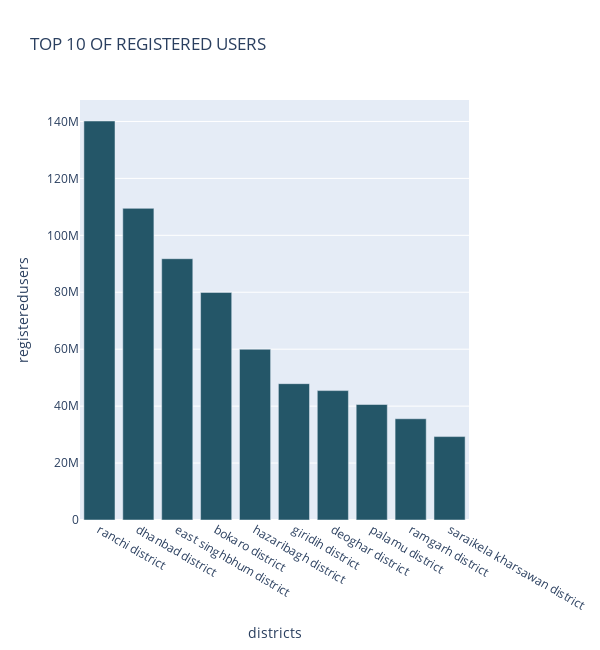
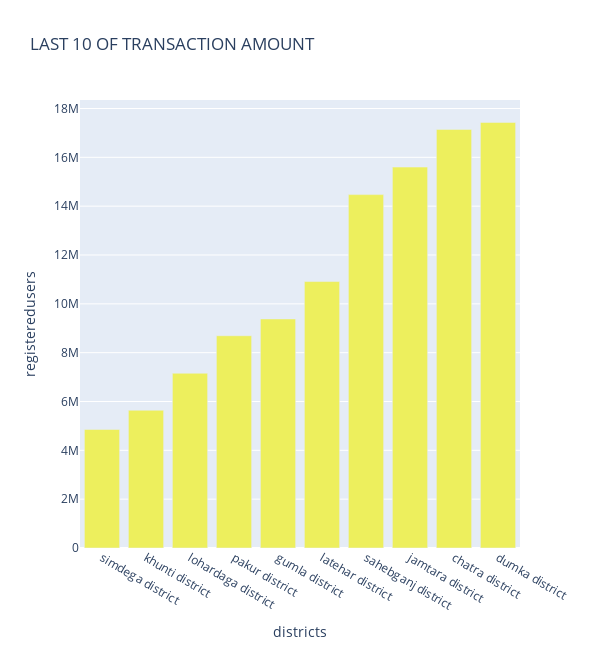

The notebook cell these images were saved under, in order:
### Code cell
top_chart_registered_users("map_user","Jharkhand")

### Figure 1 — Plotly figure (JSON) as saved in the notebook; plotly's stock layout.template omitted (floating-point values rounded to 4 significant figures)
{"data": [{"alignmentgroup": "True", "hovertemplate": "<b>%{hovertext}</b><br><br>districts=%{x}<br>registeredusers=%{y}<extra></extra>", "hovertext": ["ranchi district", "dhanbad district", "east singhbhum district", "bokaro district", "hazaribagh district", "giridih district", "deoghar district", "palamu district", "ramgarh district", "saraikela kharsawan district"], "legendgroup": "", "marker": {"color": "rgb(36, 86, 104)", "pattern": {"shape": ""}}, "name": "", "offsetgroup": "", "orientation": "v", "showlegend": false, "textposition": "auto", "type": "bar", "x": ["ranchi district", "dhanbad district", "east singhbhum district", "bokaro district", "hazaribagh district", "giridih district", "deoghar district", "palamu district", "ramgarh district", "saraikela kharsawan district"], "xaxis": "x", "y": [140160363, 109470102, 91784420, 79955722, 59980242, 47889555, 45462550, 40573582, 35563640, 29298815], "yaxis": "y"}], "layout": {"barmode": "relative", "height": 650, "legend": {"tracegroupgap": 0}, "title": {"text": "TOP 10 OF REGISTERED USERS"}, "width": 600, "xaxis": {"anchor": "y", "domain": [0, 1], "title": {"text": "districts"}}, "yaxis": {"anchor": "x", "domain": [0, 1], "title": {"text": "registeredusers"}}}}

### Figure 2 — Plotly figure (JSON) as saved in the notebook; plotly's stock layout.template omitted (floating-point values rounded to 4 significant figures)
{"data": [{"alignmentgroup": "True", "hovertemplate": "<b>%{hovertext}</b><br><br>districts=%{x}<br>registeredusers=%{y}<extra></extra>", "hovertext": ["simdega district", "khunti district", "lohardaga district", "pakur district", "gumla district", "latehar district", "sahebganj district", "jamtara district", "chatra district", "dumka district"], "legendgroup": "", "marker": {"color": "rgb(237, 239, 93)", "pattern": {"shape": ""}}, "name": "", "offsetgroup": "", "orientation": "v", "showlegend": false, "textposition": "auto", "type": "bar", "x": ["simdega district", "khunti district", "lohardaga district", "pakur district", "gumla district", "latehar district", "sahebganj district", "jamtara district", "chatra district", "dumka district"], "xaxis": "x", "y": [4854164, 5640642, 7155673, 8692292, 9379559, 10911992, 14473620, 15600004, 17143385, 17430476], "yaxis": "y"}], "layout": {"barmode": "relative", "height": 650, "legend": {"tracegroupgap": 0}, "title": {"text": "LAST 10 OF TRANSACTION AMOUNT"}, "width": 600, "xaxis": {"anchor": "y", "domain": [0, 1], "title": {"text": "districts"}}, "yaxis": {"anchor": "x", "domain": [0, 1], "title": {"text": "registeredusers"}}}}
